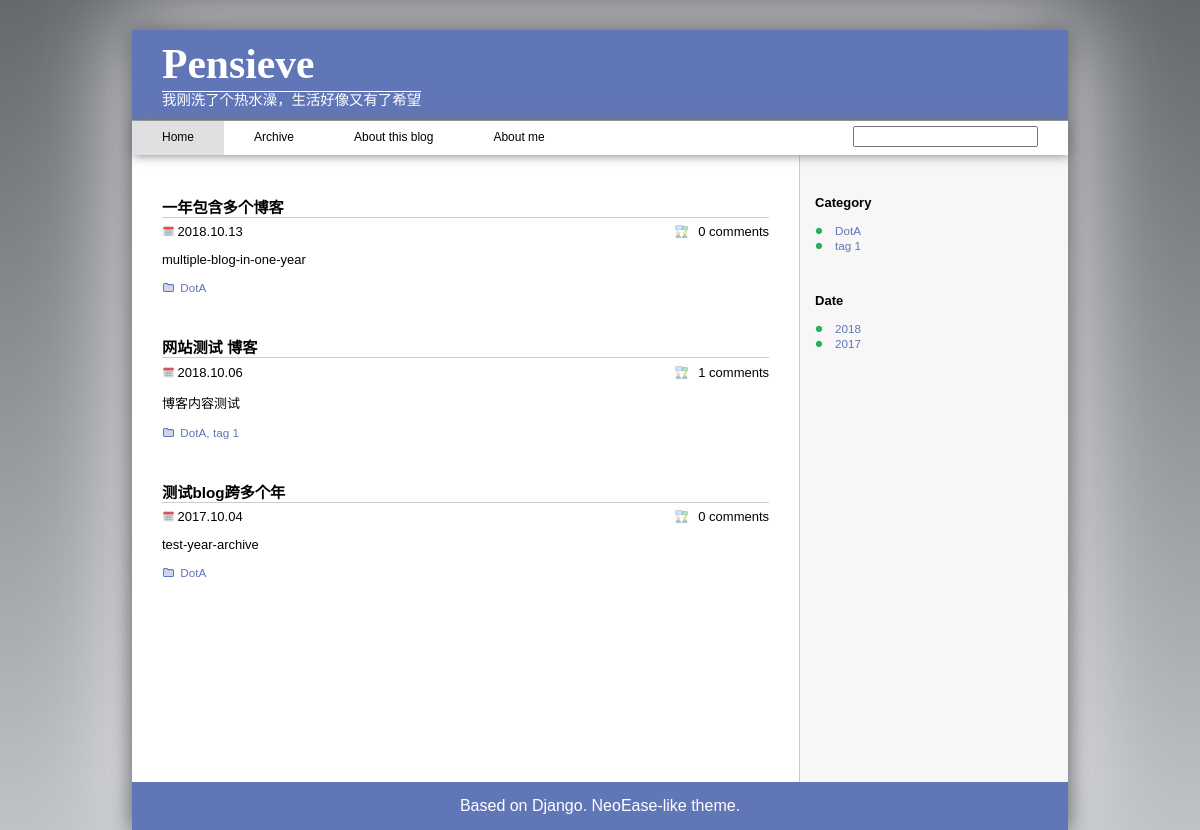
The page /blog/ on the database as committed earlier.
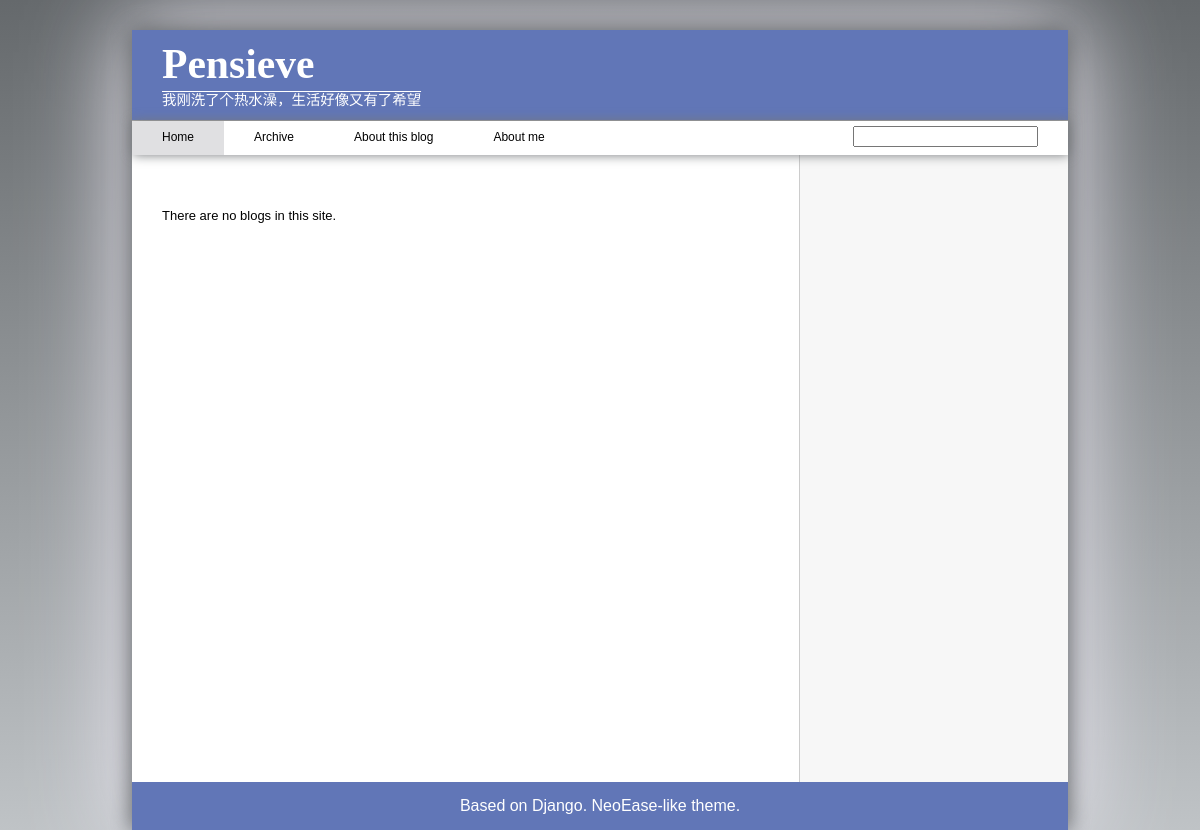
The same page on the database as committed later.
### blog/models.py (models this page shows, shortened)
class Blog(models.Model):
    blog_author = models.ForeignKey(BlogAuthor, on_delete=models.PROTECT, default=1)
    post_date = models.DateField(default=date.today)
    tags = models.ManyToManyField(Tag)
    title = models.CharField(max_length=50)
    slug = models.CharField(max_length=50, unique_for_date="post_date")
    content = models.TextField()
    class Meta:
        ordering = ['-post_date']
    def get_absolute_url(self):
        return reverse(
            'blog-detail',
            kwargs={
                'year': self.post_date.year,
                'month': self.post_date.month,
                'day': self.post_date.day,
                'slug': self.slug
            }
        )

class Tag(models.Model):
    tag = models.CharField(max_length=20, help_text="Define a tag.")

### blog/views.py (the view)
# urls.py: path('', views.Index.as_view(), name='index'),
class Index(ArchiveIndexView):
    allow_empty = True
    date_field = "post_date"
    model = Blog
    template_name = 'index.html'

### blog/templatetags/sidebar.py (called while the page is built)
@register.simple_tag
def sidebar_context():
    blog_list = Blog.objects.all()
    date_list = Blog.objects.dates('post_date', 'year', 'DESC')
    tag_list = Tag.objects.exclude(blog__isnull=True).order_by('tag')
    context = {
        'blog_list': blog_list,
        'date_list': date_list,
        'tag_list': tag_list,
    }
    return context

### blog/templates/index.html (shortened to what this page needs)
{% extends "base_generic.html" %}
{% block content %}
  {% if latest %}
    {% for blog in latest %}
    <article>
      <h1><a class="theme-text-color blog-title" href="{{ blog.get_absolute_url }}"><strong>{{ blog.title }}</strong></a></h1>
      <div class="info">
        <span class="date">{{ blog.post_date|date:"Y.m.d" }}</span>
        <span class="comments">{{ blog.blogcomment_set.all.count }} comments</span>
      </div>
      <section>
      {{ blog.content|safe }}
      </section>
      <div class="tags">
        {% for tag in blog.tags.all %}
        <a class="theme-text-color archive" href="{% url 'blog-tag-archive' tag.tag %}">{{ tag.tag }}</a>
        {% endfor %}
      </div>
    </article>
    {% endfor %}
  {% else %}
    <p>There are no blogs in this site.</p>
  {% endif %}
{% endblock%}

### blog/templates/base_generic.html (shortened to what this page needs)
<!DOCTYPE html>
<html lang="en">
  <head>
    {% load static %}
    <link rel="stylesheet" href="{% static 'blog/css/styles.css' %}">
  </head>
  <body>
    <header class="theme-background">
      <p id="site-name"><a class="theme-text-color header" href="{% url 'index' %}">Pensieve</a></p>
      <p id="slogan" class="theme-text-color header">我刚洗了个热水澡，生活好像又有了希望</p>
    </header>
    <nav class="main-nav">
      <ul>
        <li><a href="{% url 'index' %}" {% if request.path == "/blog/" %}class="active"{% endif %}>Home</a>
        <li><a href="{% url 'archive' %}" {% if request.path == "/blog/archive/" %}class="active"{% endif %}>Archive</a>
        <li><a href="{% url 'about-this-blog' %}" {% if request.path == "/blog/about-this-blog" %}class="active"{% endif %}>About this blog</a>
        <li><a href="{% url 'about-me' %}" {% if request.path == "/blog/about-me" %}class="active"{% endif %}>About me</a>
      </ul>
      <form action="">
        <input id="search">
      </form>
    </nav>
    <main>
      <section id="main-content">
        {% block content %}{% endblock %}
      </section>
      {% block sidebar %}
        <section id="sidebar">
          {% load sidebar %}
          {% sidebar_context as context %}
          {% if context.blog_list %}
            <div class="category">
              <p>Category</p>
              <ul>
                {% for category in context.tag_list %}
                <li><a class="theme-text-color archive" href="{% url 'blog-tag-archive' category.tag %}">{{ category.tag }}</a>
                {% endfor %}
              </ul>
            </div>
            <div class="date">
              <p>Date</p>
              <ul>
                {% for date in context.date_list %}
                <li><a class="theme-text-color archive" href="{% url 'blog-year-archive' date.year %}">{{ date|date:"Y" }}</a>
                {% endfor %}
              </ul>
            </div>
          {% endif %}
        </section>
      {% endblock %}
    </main>
    <footer class="theme-background theme-text-color footer">
      Based on Django. NeoEase-like theme.
    </footer>

### blog/static/blog/css/styles.css (style rules this page uses)
html { background: linear-gradient(to bottom, #65696c, #bfc3c6) fixed; height: 100%; }
body { background: white; box-shadow: 0px 0px 20px 2px #676a6d, 0px 0px 90px 10px #EBE8F2; display: flex; flex-flow: column; font-family: Verdana,"BitStream vera Sans",Tahoma,Helvetica,Sans-serif; margin: 30px auto; max-width: 936px; min-height: 100%; position: relative; width: 100%; }
body::after { content: ''; display: block; height: 3em; }
.theme-background { background: #6176b7; }
.theme-text-color.header, .theme-text-color.footer { color: white; }
header { border-bottom: 1px solid #A6A6A6; height: 90px; }
#site-name { font: bold 2.6em Cochin, Baskerville, Palatino, Luminari, GungSeo, Georgia, Serif; margin: 0; }
#site-name a { display: block; padding: 10px 30px 0; text-decoration: none; }
#slogan { font: .9em Verdana, "Avenir next"; margin: 0; padding: 0 30px; text-decoration: overline; }
.main-nav { box-shadow: 1px 0px 12px #76797c; position: relative; }
.main-nav ul { align-items: left; display: flex; height: 2.1em; justify-content: left; list-style: none; margin: 0; padding: 0; }
.main-nav li { flex: initial; height: 100%; text-align: center; }
.main-nav li a { color: black; display: block; font-size: 12px; line-height: 2.1rem; padding: 0 30px; }
.main-nav .active { background: #e0e0e2; }
.main-nav li:last-child { margin-right: 0; }
.main-nav li a { text-decoration: none; }
.main-nav form { top: 5px; position: absolute; right: 30px; }
main { display: flex; flex: auto; font-size: 13px; }
#main-content { flex: 2.4; padding: 40px 30px; }
#sidebar { background: #F7F7F7; border-left: solid 1px #ccc; flex: 1; padding: 40px 0 0 15px; }
footer { color: yellow; bottom: 0; height: 3em; line-height: 3em; position: absolute; text-align: center; width: 100%; }

Rows that differ between the two databases and show on the page:
removed Blog: title "一年包含多个博客", post_date "2018.10.13", blogcomment_set.all.count "0", content "multiple-blog-in-one-year"
no longer on this page (row unchanged): Tag: tag "DotA"
removed Blog: title "网站测试 博客", post_date "2018.10.06", blogcomment_set.all.count "1", content "博客内容测试"
no longer on this page (row unchanged): Tag: tag "tag 1"
removed Blog: title "测试blog跨多个年", post_date "2017.10.04", blogcomment_set.all.count "0", content "test-year-archive"
Other text that changed with them:
text no longer shown: "Category Date"
text now shown: "There are no blogs in this site."
list line gone: "2018"
list line gone: "2017"
